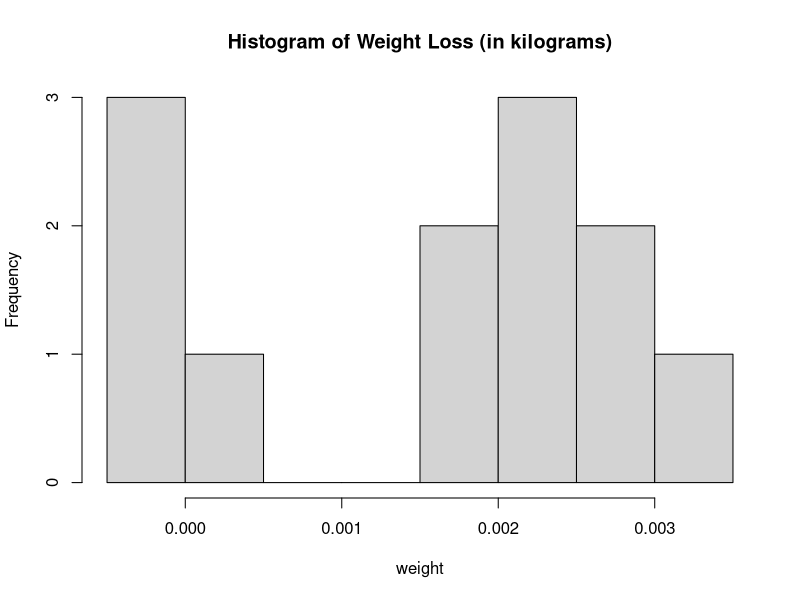
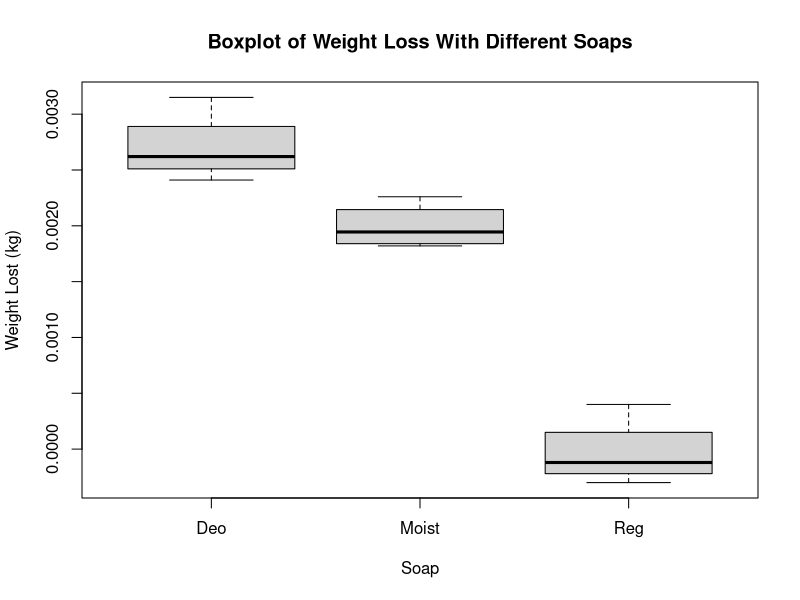

Generate these figures, in order, with R:
##1
soap=c(rep("Reg",4),rep("Deo",4),rep("Moist",4))
soap
weight=c(-0.30,-0.10,-0.14,0.40,2.63,2.61,2.41,3.15,1.86,2.03,2.26,1.82)
weight
weight.lost=data.frame(soap,weight)
weight.lost

##2
weight=c(-0.30,-0.10,-0.14,0.40,2.63,2.61,2.41,3.15,1.86,2.03,2.26,1.82)*0.001
weight
weight.lost=data.frame(soap,weight)
weight.lost

##3
mean(weight)
sd(weight)
mean(weight[soap=="Reg"])
sd(weight[soap=="Reg"])
mean(weight[soap=="Deo"])
sd(weight[soap=="Deo"])
mean(weight[soap=="Moist"])
sd(weight[soap=="Moist"])

##4
hist(weight,main="Histogram of Weight Loss (in kilograms)")

##5
boxplot(weight~soap,data=weight.lost,
        main="Boxplot of Weight Loss With Different Soaps",
        xlab="Soap",ylab="Weight Lost (kg)")
